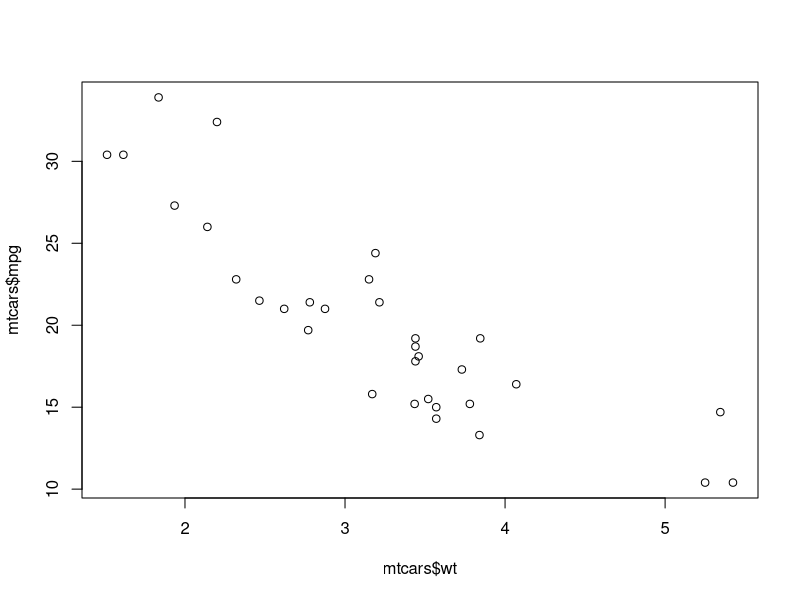
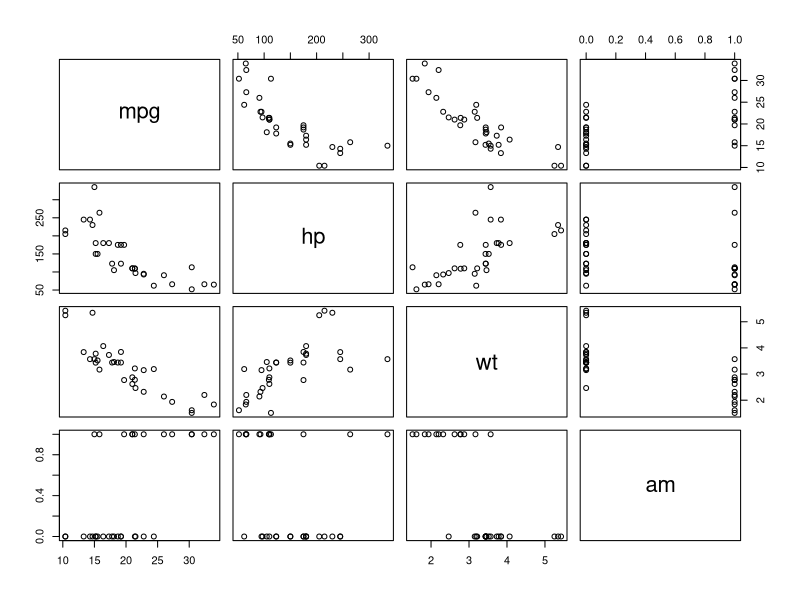

Write the R code that produced these figures, in order.
#Linear Regression

cars
head(cars)
?cars

# predicting mpg based on hp, wt and am

#mpg= b0 + b1*hp + b2*wt + b3*am  # lm equation

#relationship b/w mpg and wt
plot(mtcars$wt, mtcars$mpg)
# relationsip plot b/w mpg,wt,am and hp
pairs(mtcars[c('mpg', 'hp', 'wt', 'am')])

#creating code for linear regression 
lmcars= lm(mpg~hp+wt+am, mtcars)
lmcars

lmcars1= lm(mpg~hp+wt, mtcars)
lmcars1

lmcars2= lm(mpg~hp, mtcars)
lmcars2
